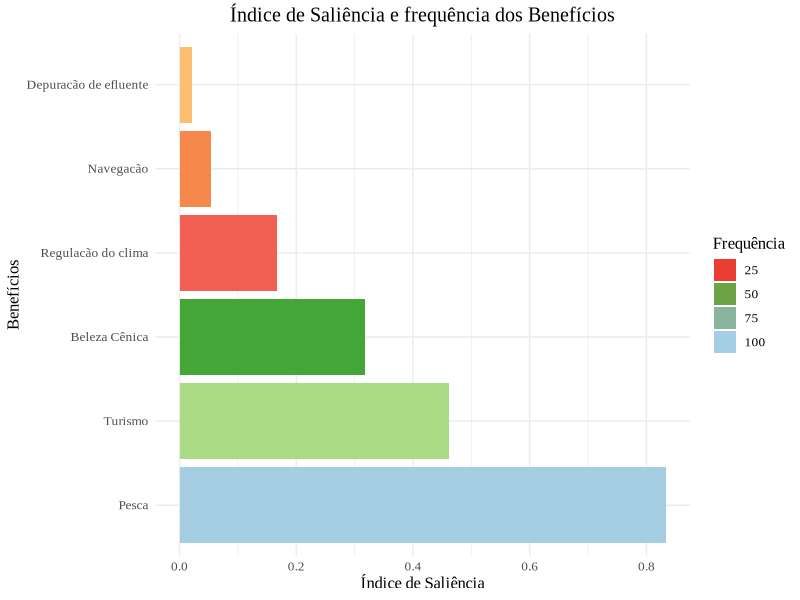

The R script that drew this image: (Note: this script raises an error after producing the figure.)
library(readr)
library(tidyverse)

beneficios_ponto <-
  read_delim(
    #"~/GitHub/analisedocumentos_atas_APAMLN/saliencia/beneficios_ponto.csv",
    "saliencia/beneficios_ponto.csv",
    ";",
    escape_double = FALSE,
    locale = locale(encoding = "ISO-8859-1"),
    trim_ws = TRUE
  )

#grafico com frequencia

beneficios_ponto %>%
  group_by(beneficio) %>%
  mutate(n_total = sum(saliencia)) %>%
  ggplot(aes(
    x = reorder(beneficio, -n_total),
    y = saliencia,
    fill = Frequência
  )) +
  geom_bar(stat = "identity", position = "stack") +
  coord_flip() +
  theme_minimal() +
  labs(y = "Índice de Saliência", x = "Benefícios",
       title = "Índice de Saliência e frequência dos Benefícios") +
  theme(
    plot.title = element_text(hjust = 0.5),
    text = element_text(size = 12,  family = "Times New Roman")
  ) +
  scale_fill_distiller(palette = "Paired", guide = "legend") +
  ggsave(
    "saliencia/grafico_beneficios_ponto.jpg",
    dpi = 600,
    height = 8,
    width = 12
  )
